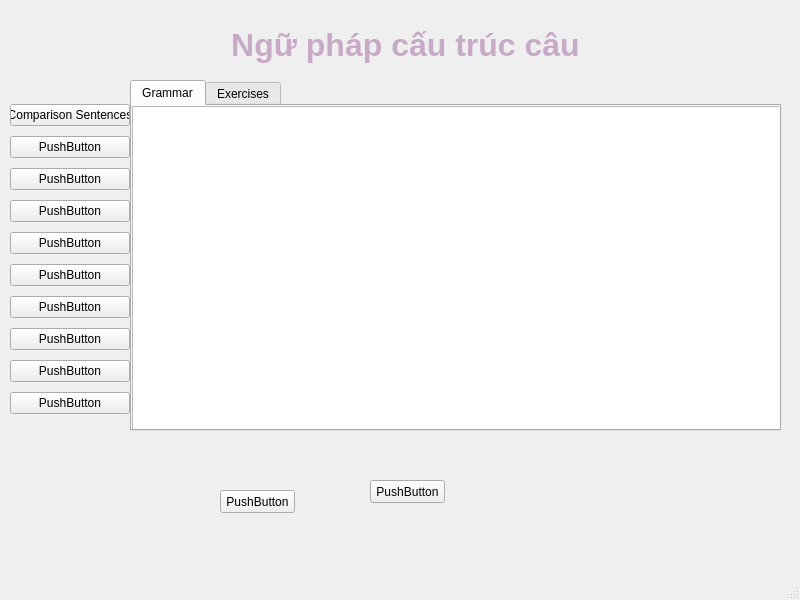
<?xml version="1.0" encoding="UTF-8"?>
<ui version="4.0">
 <class>MainWindow</class>
 <widget class="QMainWindow" name="MainWindow">
  <property name="geometry">
   <rect>
    <x>0</x>
    <y>0</y>
    <width>800</width>
    <height>600</height>
   </rect>
  </property>
  <property name="windowTitle">
   <string>MainWindow</string>
  </property>
  <widget class="QWidget" name="centralwidget">
   <widget class="QLabel" name="label">
    <property name="geometry">
     <rect>
      <x>200</x>
      <y>20</y>
      <width>411</width>
      <height>51</height>
     </rect>
    </property>
    <property name="text">
     <string>&lt;html&gt;&lt;head/&gt;&lt;body&gt;&lt;p align=&quot;center&quot;&gt;&lt;span style=&quot; font-size:24pt; font-weight:600; color:#c8aac8;&quot;&gt;Ngữ pháp cấu trúc câu&lt;/span&gt;&lt;/p&gt;&lt;/body&gt;&lt;/html&gt;</string>
    </property>
   </widget>
   <widget class="QTabWidget" name="tabWidget">
    <property name="geometry">
     <rect>
      <x>130</x>
      <y>80</y>
      <width>651</width>
      <height>351</height>
     </rect>
    </property>
    <property name="currentIndex">
     <number>0</number>
    </property>
    <widget class="QWidget" name="tab">
     <attribute name="title">
      <string>Grammar</string>
     </attribute>
     <widget class="QTextBrowser" name="textBrowser">
      <property name="geometry">
       <rect>
        <x>0</x>
        <y>0</y>
        <width>691</width>
        <height>331</height>
       </rect>
      </property>
     </widget>
    </widget>
    <widget class="QWidget" name="tab_2">
     <attribute name="title">
      <string>Exercises</string>
     </attribute>
     <widget class="QTextBrowser" name="textBrowser_2">
      <property name="geometry">
       <rect>
        <x>-20</x>
        <y>-10</y>
        <width>661</width>
        <height>281</height>
       </rect>
      </property>
     </widget>
    </widget>
   </widget>
   <widget class="QPushButton" name="pushButton">
    <property name="geometry">
     <rect>
      <x>370</x>
      <y>480</y>
      <width>75</width>
      <height>23</height>
     </rect>
    </property>
    <property name="text">
     <string>PushButton</string>
    </property>
   </widget>
   <widget class="QPushButton" name="pushButton_2">
    <property name="geometry">
     <rect>
      <x>220</x>
      <y>490</y>
      <width>75</width>
      <height>23</height>
     </rect>
    </property>
    <property name="text">
     <string>PushButton</string>
    </property>
   </widget>
   <widget class="QWidget" name="verticalLayoutWidget">
    <property name="geometry">
     <rect>
      <x>10</x>
      <y>100</y>
      <width>120</width>
      <height>321</height>
     </rect>
    </property>
    <layout class="QVBoxLayout" name="verticalLayout">
     <item>
      <widget class="QPushButton" name="pushButton_4">
       <property name="text">
        <string>Comparison Sentences</string>
       </property>
      </widget>
     </item>
     <item>
      <widget class="QPushButton" name="pushButton_8">
       <property name="text">
        <string>PushButton</string>
       </property>
      </widget>
     </item>
     <item>
      <widget class="QPushButton" name="pushButton_11">
       <property name="text">
        <string>PushButton</string>
       </property>
      </widget>
     </item>
     <item>
      <widget class="QPushButton" name="pushButton_12">
       <property name="text">
        <string>PushButton</string>
       </property>
      </widget>
     </item>
     <item>
      <widget class="QPushButton" name="pushButton_10">
       <property name="text">
        <string>PushButton</string>
       </property>
      </widget>
     </item>
     <item>
      <widget class="QPushButton" name="pushButton_9">
       <property name="text">
        <string>PushButton</string>
       </property>
      </widget>
     </item>
     <item>
      <widget class="QPushButton" name="pushButton_7">
       <property name="text">
        <string>PushButton</string>
       </property>
      </widget>
     </item>
     <item>
      <widget class="QPushButton" name="pushButton_6">
       <property name="text">
        <string>PushButton</string>
       </property>
      </widget>
     </item>
     <item>
      <widget class="QPushButton" name="pushButton_5">
       <property name="text">
        <string>PushButton</string>
       </property>
      </widget>
     </item>
     <item>
      <widget class="QPushButton" name="pushButton_3">
       <property name="text">
        <string>PushButton</string>
       </property>
      </widget>
     </item>
    </layout>
   </widget>
  </widget>
  <widget class="QMenuBar" name="menubar">
   <property name="geometry">
    <rect>
     <x>0</x>
     <y>0</y>
     <width>800</width>
     <height>22</height>
    </rect>
   </property>
  </widget>
  <widget class="QStatusBar" name="statusbar"/>
 </widget>
 <resources/>
 <connections/>
</ui>
